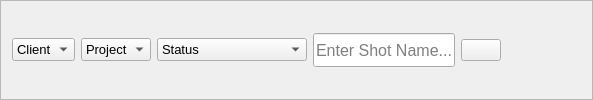
                           <widget class="QFrame" name="all_shots_topFrame_2">
                            <property name="frameShape">
                             <enum>QFrame::StyledPanel</enum>
                            </property>
                            <property name="frameShadow">
                             <enum>QFrame::Raised</enum>
                            </property>
                            <layout class="QHBoxLayout" name="horizontalLayout_11">
                             <item>
                              <widget class="QComboBox" name="t_cli_sel_cb">
                               <property name="font">
                                <font>
                                 <pointsize>10</pointsize>
                                </font>
                               </property>
                               <property name="toolTip">
                                <string>Select Client</string>
                               </property>
                               <item>
                                <property name="text">
                                 <string>Client</string>
                                </property>
                               </item>
                              </widget>
                             </item>
                             <item>
                              <widget class="QComboBox" name="t_pro_sel_cb">
                               <property name="font">
                                <font>
                                 <pointsize>10</pointsize>
                                </font>
                               </property>
                               <property name="toolTip">
                                <string>Select Project</string>
                               </property>
                               <item>
                                <property name="text">
                                 <string>Project</string>
                                </property>
                               </item>
                              </widget>
                             </item>
                             <item>
                              <widget class="QComboBox" name="t_status_sel_cb">
                               <property name="minimumSize">
                                <size>
                                 <width>150</width>
                                 <height>0</height>
                                </size>
                               </property>
                               <property name="font">
                                <font>
                                 <pointsize>10</pointsize>
                                </font>
                               </property>
                               <property name="toolTip">
                                <string>Select Status</string>
                               </property>
                               <item>
                                <property name="text">
                                 <string>Status</string>
                                </property>
                               </item>
                              </widget>
                             </item>
                             <item>
                              <widget class="QLineEdit" name="task_search_lineEdit">
                               <property name="minimumSize">
                                <size>
                                 <width>0</width>
                                 <height>34</height>
                                </size>
                               </property>
                               <property name="font">
                                <font>
                                 <pointsize>12</pointsize>
                                </font>
                               </property>
                               <property name="styleSheet">
                                <string notr="true"/>
                               </property>
                               <property name="frame">
                                <bool>true</bool>
                               </property>
                               <property name="placeholderText">
                                <string>Enter Shot Name...</string>
                               </property>
                              </widget>
                             </item>
                             <item>
                              <widget class="QPushButton" name="task_search_btn">
                               <property name="cursor">
                                <cursorShape>PointingHandCursor</cursorShape>
                               </property>
                               <property name="text">
                                <string/>
                               </property>
                               <property name="icon">
                                <iconset resource="../files.qrc">
                                 <normaloff>:/16x16/icons/16x16/cil-find-in-page.png</normaloff>:/16x16/icons/16x16/cil-find-in-page.png</iconset>
                               </property>
                               <property name="iconSize">
                                <size>
                                 <width>24</width>
                                 <height>24</height>
                                </size>
                               </property>
                               <property name="shortcut">
                                <string>Return</string>
                               </property>
                              </widget>
                             </item>
                             <item>
                              <spacer name="horizontalSpacer_8">
                               <property name="orientation">
                                <enum>Qt::Horizontal</enum>
                               </property>
                               <property name="sizeHint" stdset="0">
                                <size>
                                 <width>40</width>
                                 <height>20</height>
                                </size>
                               </property>
                              </spacer>
                             </item>
                             <item>
                              <spacer name="horizontalSpacer_9">
                               <property name="orientation">
                                <enum>Qt::Horizontal</enum>
                               </property>
                               <property name="sizeHint" stdset="0">
                                <size>
                                 <width>40</width>
                                 <height>20</height>
                                </size>
                               </property>
                              </spacer>
                             </item>
                            </layout>
                           </widget>
